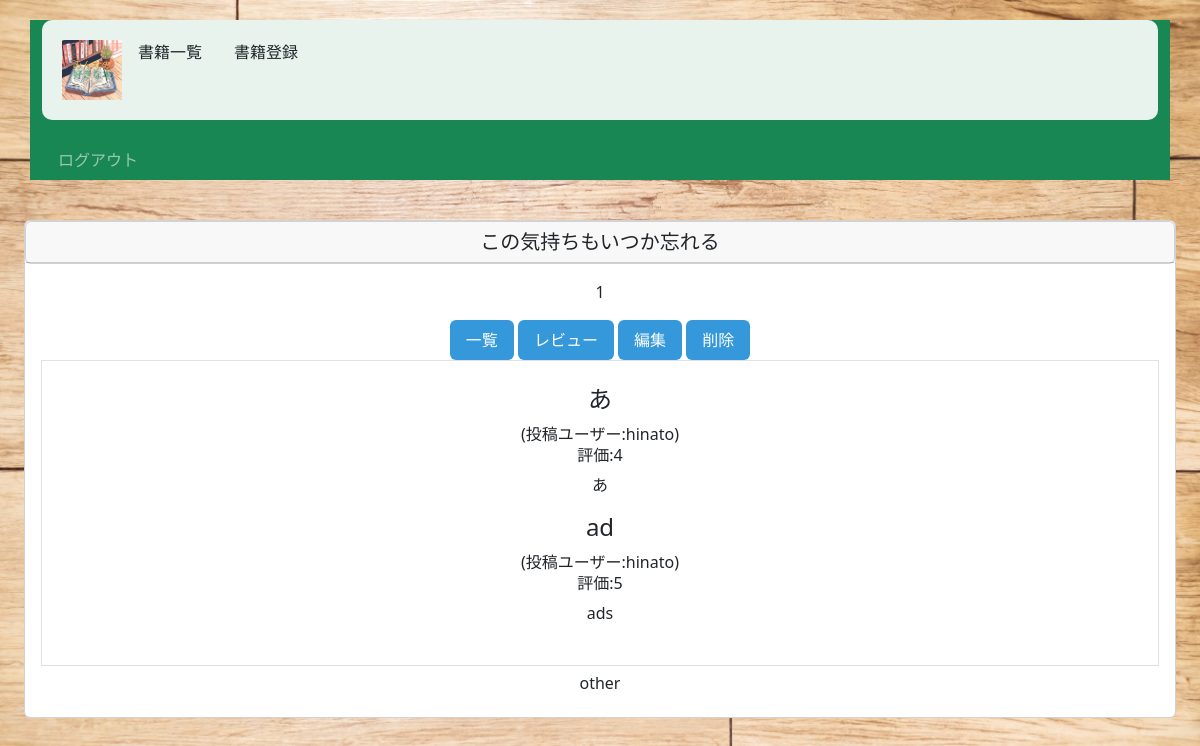
Page /book/9/detail/ (signed in) on the committed database.
### book/models.py (models this page shows, shortened)
class Book(models.Model):
    title=models.CharField(max_length=100)
    text=models.TextField()
    thumbnail=models.ImageField(null=True, blank=True)
    category=models.CharField(
        max_length=100,
        choices=CATEGORY
        )
    user = models.ForeignKey('auth.User',on_delete=models.CASCADE)

class Review(models.Model):
    book=models.ForeignKey(Book,on_delete=models.CASCADE)
    title=models.CharField(max_length=100)
    text=models.TextField()
    rate=models.IntegerField(choices=RATE_CHOICES)
    user=models.ForeignKey('auth.User',on_delete=models.CASCADE)

### book/views.py (the view)
# urls.py: path('book/<int:pk>/detail/', views.DetailBookView.as_view(),name='detail-book'),
class DetailBookView(LoginRequiredMixin,DetailView):
    template_name='book/book_detail.html'
    model=Book

### book/templates/book/book_detail.html (shortened to what this page needs)
{% extends 'base.html' %}
{% block content %}
    <div class="card text-center">
	    <div class="card">
		    <h5 class="card-header">{{object.title}}</h5></div>
		    <div class="card-body">
			    <p class="card-text">{{object.text}}</p>
			    <a href="{% url 'list-book' %}" class="btn btn-primary">一覧</a>
				<a href="{% url 'review' object.pk%}" class="btn btn-primary">レビュー</a>
                <a href="{% url 'update-book' object.pk%}" class="btn btn-primary">編集</a>
                <a href="{% url 'delete-book' object.pk%}" class="btn btn-primary">削除</a>
				<div class="border p-4 mb-2">
					{% for review in object.review_set.all %}
					<div>
						<h3 class="h4">{{review.title}}</h3>
						<div class="px-2">
							<span>(投稿ユーザー:{{ review.user.username }})</span>
							<h6>評価:{{review.rate}}</h6>
							<p>{{review.text}}</p>
						</div>
					</div>
					{% endfor %}
				</div>
			    <h6 class="card-title">{{object.category}}</h6>
		    </div>
        </div>
    </div>
{% endblock content %}

### book/static/book/css/style.css (style rules this page uses)
body { background-image: url('../image/KAZUKIDSCF2403.jpg'); background-size: cover; background-attachment: fixed; background-position: center; background-repeat: no-repeat; min-height: 100vh; }
.btn-primary { background-color: #3498db; border: none; padding: 8px 16px; transition: background-color 0.3s ease; }

### rows in the picture
Book: title "この気持ちもいつか忘れる", text "1", category "other"
Review: title "あ", user.username "hinato", rate "4", text "あ"
Review: title "ad", user.username "hinato", rate "5", text "ads"
